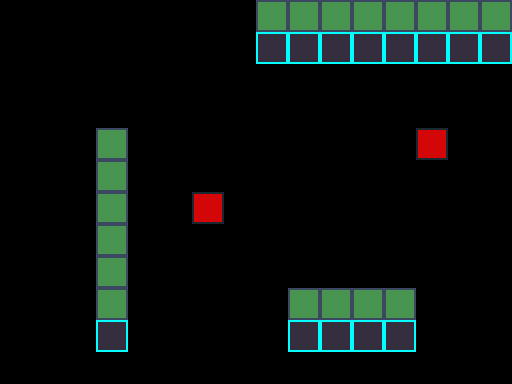

The image is a tile-based game level rendered from a .tmx file. Its description and complete source (layers, tilesets, objects, tile grids) follow:
An orthogonal 16x12 tile map with 32x32 px tiles, 1 tile layer (Tile Layer 1).

<map version="1.0" tiledversion="1.0.3" orientation="orthogonal" renderorder="right-down" width="16" height="12" tilewidth="32" tileheight="32" nextobjectid="1">
 <tileset firstgid="1" source="Tileset/Tileset.tsx" />
 <layer name="Tile Layer 1" width="16" height="12">
  <data encoding="csv">
0,0,0,0,0,0,0,0,1,1,1,1,1,1,1,1,
0,0,0,0,0,0,0,0,2,2,2,2,2,2,2,2,
0,0,0,0,0,0,0,0,0,0,0,0,0,0,0,0,
0,0,0,0,0,0,0,0,0,0,0,0,0,0,0,0,
0,0,0,1,0,0,0,0,0,0,0,0,0,3,0,0,
0,0,0,1,0,0,0,0,0,0,0,0,0,0,0,0,
0,0,0,1,0,0,3,0,0,0,0,0,0,0,0,0,
0,0,0,1,0,0,0,0,0,0,0,0,0,0,0,0,
0,0,0,1,0,0,0,0,0,0,0,0,0,0,0,0,
0,0,0,1,0,0,0,0,0,1,1,1,1,0,0,0,
0,0,0,2,0,0,0,0,0,2,2,2,2,0,0,0,
0,0,0,0,0,0,0,0,0,0,0,0,0,0,0,0
</data>
 </layer>
</map>
